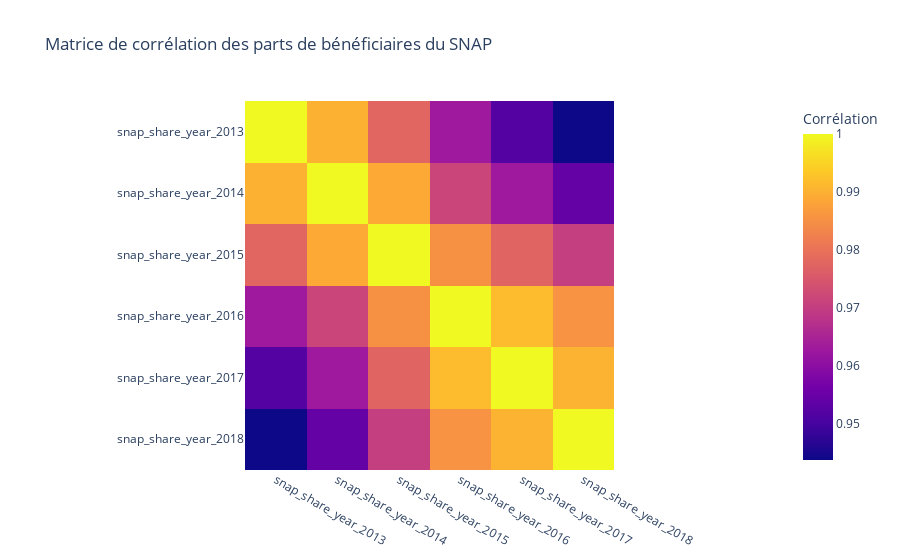

Notebook code for this chart:
### Code cell
matrix = total_db_geo[["snap_share_year_2013", "snap_share_year_2014", "snap_share_year_2015", 
"snap_share_year_2016", "snap_share_year_2017", "snap_share_year_2018"]].corr()
fig = px.imshow(matrix, title= "Matrice de corrélation des parts de bénéficiaires du SNAP", labels = {"color" : "Corrélation"})
fig.show()

### Figure 1 — Plotly figure (JSON) as saved in the notebook; plotly's stock layout.template omitted (floating-point values rounded to 4 significant figures)
{"data": [{"coloraxis": "coloraxis", "hovertemplate": "x: %{x}<br>y: %{y}<br>Corrélation: %{z}<extra></extra>", "name": "0", "type": "heatmap", "x": ["snap_share_year_2013", "snap_share_year_2014", "snap_share_year_2015", "snap_share_year_2016", "snap_share_year_2017", "snap_share_year_2018"], "xaxis": "x", "y": ["snap_share_year_2013", "snap_share_year_2014", "snap_share_year_2015", "snap_share_year_2016", "snap_share_year_2017", "snap_share_year_2018"], "yaxis": "y", "z": [[1, 0.9901, 0.9777, 0.9629, 0.9521, 0.9438], [0.9901, 1, 0.9891, 0.9714, 0.9629, 0.9542], [0.9777, 0.9891, 1, 0.9852, 0.9773, 0.9703], [0.9629, 0.9714, 0.9852, 1, 0.9917, 0.9855], [0.9521, 0.9629, 0.9773, 0.9917, 1, 0.9904], [0.9438, 0.9542, 0.9703, 0.9855, 0.9904, 1]]}], "layout": {"coloraxis": {"colorbar": {"title": {"text": "Corrélation"}}, "colorscale": [[0, "#0d0887"], [0.1111, "#46039f"], [0.2222, "#7201a8"], [0.3333, "#9c179e"], [0.4444, "#bd3786"], [0.5556, "#d8576b"], [0.6667, "#ed7953"], [0.7778, "#fb9f3a"], [0.8889, "#fdca26"], [1, "#f0f921"]]}, "title": {"text": "Matrice de corrélation des parts de bénéficiaires du SNAP"}, "xaxis": {"anchor": "y", "constrain": "domain", "domain": [0, 1], "scaleanchor": "y"}, "yaxis": {"anchor": "x", "autorange": "reversed", "constrain": "domain", "domain": [0, 1]}}}
